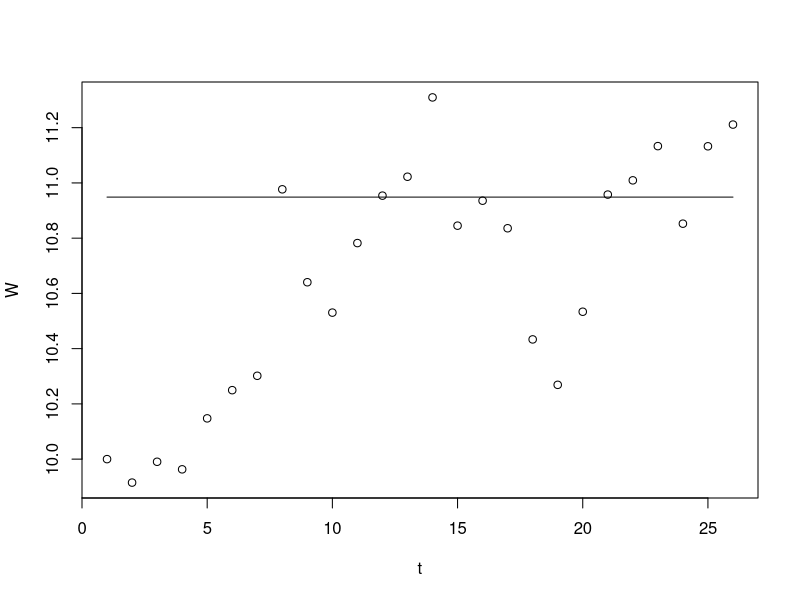

This figure's R source:
X<-c(9.617728, 10.25437, 9.867195, 10.79338, 10.60699, 10.48396, 13.33961, 9.462969, 10.14556, 11.66342,  11.55484, 11.26203, 12.31473, 9.220009, 11.25206, 10.48662, 9.025091, 9.693386, 11.45989, 12.44213, 11.18981, 11.56674, 9.869849, 12.11311, 11.48656)
t<-seq(1,26,1)
alpha = 2/9;
val = 9.915051 - (alpha*9.617728);
val = val/(1-alpha);
cat("val is",val)
u = 10;
n = 5;
sigma = 2;

W = matrix(0,26)
W[1] = 10.;
for (i in 2:26){
  W[i] = (alpha*X[i-1]) + ((1-alpha)*W[i-1])
}
cat("The values of W are",W)
val = 3*sigma*sqrt(alpha/(n*(2-alpha)));
lcl = u- val;
ucl = u+ val;
cat("LCL is",lcl)
cat("UCL is",ucl)
plot(t,W,xlab ="t",ylab = "W")
nlcl = matrix(1,1, 26)
nlcl= nlcl* lcl;
lines(t,nlcl)
nucl = matrix(1, 1, 26);
nucl= nucl * ucl;
lines(t,nucl)

'The asymptpotic lines for UCL and LCL have been plotted '
